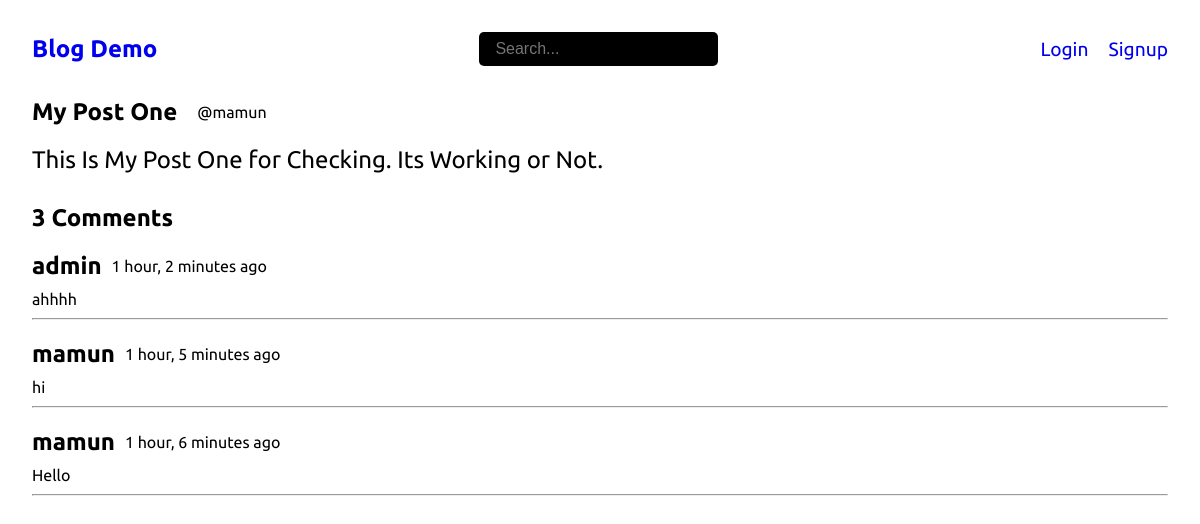
/post/5/, run on the app's committed database.
### blog/models.py (models this page shows, shortened)
class Post(models.Model):
    title = models.CharField(max_length=100)
    body = models.TextField()
    author = models.ForeignKey(User, on_delete = models.CASCADE, null=True, blank=True)
    created = models.DateTimeField(auto_now_add=True)
    updated = models.DateTimeField(auto_now=True)
    class Meta:
        ordering = ["-created"]

class Comment(models.Model):
    author = models.ForeignKey(User, on_delete=models.CASCADE)
    post = models.ForeignKey("Post", on_delete=models.CASCADE)
    comment = models.CharField(max_length=100)
    created = models.DateTimeField(auto_now_add=True)
    class Meta:
        ordering = ["-created"]

### blog/views.py (the view, shortened to what this page needs)
# urls.py: path('post/<str:pk>/', views.getPost, name="post_detail"),
def getPost(request, pk):
    post = Post.objects.get(id=pk)
    return render(request, "post_detail.html", { "post":post })

### templates/post_detail.html (shortened to what this page needs)
{% extends 'base.html' %}
{% load static %}
{% block content %}
    <div class="container">
        <div class="post-container">
            <div class="post-left">
                <div class="post-header">
                    <h1>{{post.title}}</h1>
                    <small>@{{post.author}}</small>
                </div>
                <p>{{post.body}}</p>
            </div>
        </div>
        <div class="comments-container">
            <h1>{{post.comment_set.all.count}} Comments</h1>
            <div class="comments-wrapper">
                {% for comment in post.comment_set.all %}
                <div class="comment">
                    <div class="comment-header">
                        <h1>{{comment.author}}</h1>
                        <p>{{comment.created|timesince}} ago</p>
                    </div>
                    <p>{{comment.comment}}</p>
                </div>
                <hr />
                {% endfor %}
            </div>
        </div>
    </div>
{% endblock content %}

### static/css/styles.css (style rules this page uses)
* { margin: 0; padding: 0; box-sizing: border-box; }
html { overflow: hidden; }
body { font-family: 'Ubuntu', sans-serif; overflow: hidden; }
.container { padding: 0 2rem; padding-bottom: 10px; }
.post-container .post-header { display: flex; align-items: center; }
.post-container .post-header h1 { font-size: 1.5rem; }
.post-container .post-header small { margin-left: 20px; font-size: 1rem; }
.post-container p { font-size: 1.5rem; margin-top: 20px; }
.post-container { display: flex; justify-content: space-between; align-items: center; }
.comments-container { margin-top: 30px; }
.comments-container h1 { font-size: 1.5rem; margin-bottom: 10px; }
.comment { margin-top: 20px; }
.comment-header { display: flex; align-items: center; }
.comment-header p { margin-left: 10px; }
.comments-wrapper p { margin-bottom: 10px; }

### data on the page
Post: title "My Post One", author "mamun", body "This Is My Post One for Checking. Its Working or Not.", comment_set.all.count "3"
Comment: author "admin", created "1 hour, 2 minutes", comment "ahhhh"
Comment: author "mamun", created "1 hour, 5 minutes", comment "hi"
Comment: author "mamun", created "1 hour, 6 minutes", comment "Hello"
